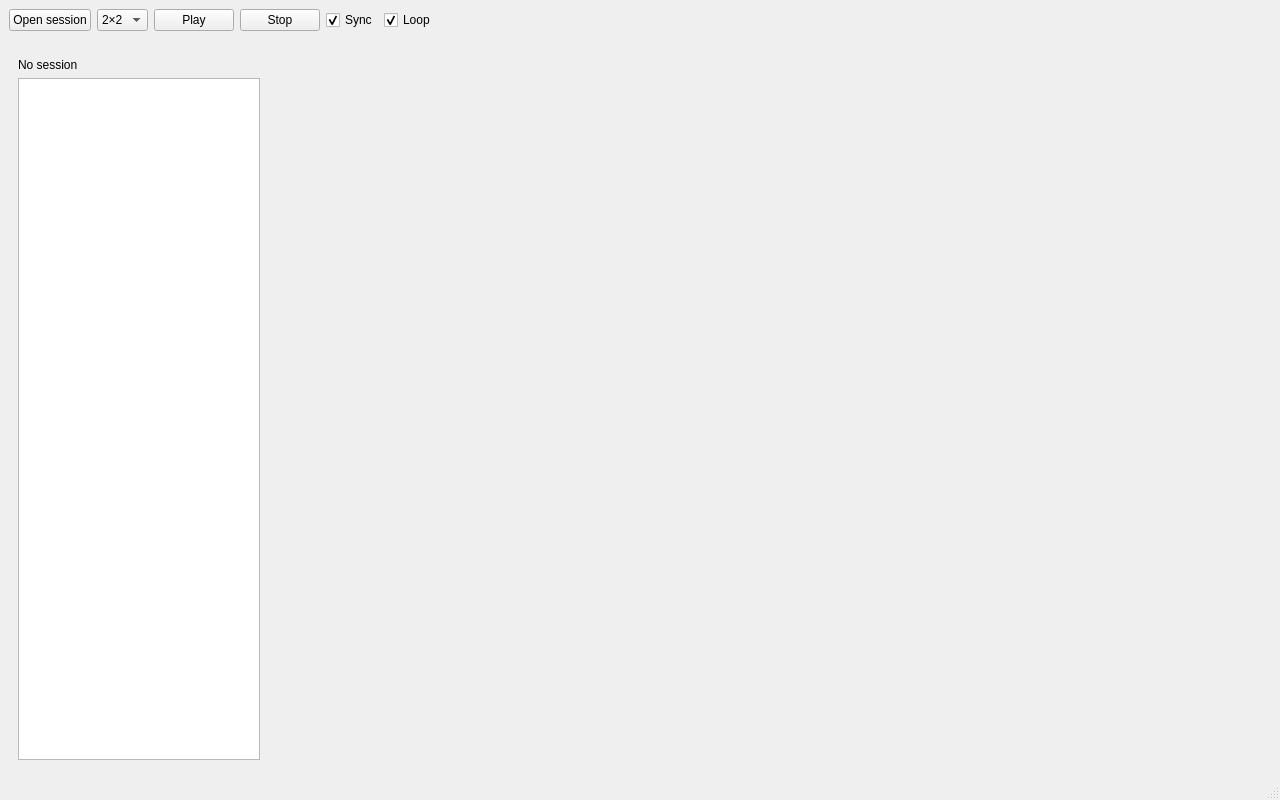
<?xml version="1.0" encoding="UTF-8"?>
<ui version="4.0">
 <class>ViewerWindow</class>
 <widget class="QMainWindow" name="ViewerWindow">
  <property name="geometry">
   <rect>
    <x>0</x>
    <y>0</y>
    <width>1280</width>
    <height>800</height>
   </rect>
  </property>
  <property name="windowTitle">
   <string>Echo Viewer</string>
  </property>
  <widget class="QWidget" name="centralwidget">
   <layout class="QVBoxLayout" name="verticalLayout">
    <property name="leftMargin">
     <number>0</number>
    </property>
    <property name="topMargin">
     <number>0</number>
    </property>
    <property name="rightMargin">
     <number>0</number>
    </property>
    <property name="bottomMargin">
     <number>0</number>
    </property>
    <property name="spacing">
     <number>0</number>
    </property>
    <item>
     <widget class="QFrame" name="toolbarFrame">
      <layout class="QHBoxLayout" name="toolbarLayout">
       <item>
        <widget class="QPushButton" name="openSessionButton">
         <property name="text">
          <string>Open session</string>
         </property>
        </widget>
       </item>
       <item>
        <widget class="QComboBox" name="layoutCombo">
         <item>
          <property name="text">
           <string>1×1</string>
          </property>
         </item>
         <item>
          <property name="text">
           <string>2×2</string>
          </property>
         </item>
         <property name="currentIndex">
          <number>1</number>
         </property>
        </widget>
       </item>
       <item>
        <widget class="QPushButton" name="playButton">
         <property name="text">
          <string>Play</string>
         </property>
        </widget>
       </item>
       <item>
        <widget class="QPushButton" name="stopButton">
         <property name="text">
          <string>Stop</string>
         </property>
        </widget>
       </item>
       <item>
        <widget class="QCheckBox" name="syncCheckBox">
         <property name="text">
          <string>Sync</string>
         </property>
         <property name="checked">
          <bool>true</bool>
         </property>
        </widget>
       </item>
       <item>
        <widget class="QCheckBox" name="loopCheckBox">
         <property name="text">
          <string>Loop</string>
         </property>
         <property name="checked">
          <bool>true</bool>
         </property>
        </widget>
       </item>
       <item>
        <spacer name="toolbarSpacer">
         <property name="orientation">
          <enum>Qt::Orientation::Horizontal</enum>
         </property>
         <property name="sizeHint" stdset="0">
          <size>
           <width>40</width>
           <height>20</height>
          </size>
         </property>
        </spacer>
       </item>
      </layout>
     </widget>
    </item>
    <item>
     <widget class="QWidget" name="bodyWidget" native="true">
      <layout class="QHBoxLayout" name="bodyLayout">
       <item>
        <widget class="QFrame" name="leftPanel">
         <property name="minimumSize">
          <size>
           <width>220</width>
           <height>0</height>
          </size>
         </property>
         <property name="maximumSize">
          <size>
           <width>260</width>
           <height>16777215</height>
          </size>
         </property>
         <layout class="QVBoxLayout" name="leftPanelLayout">
          <item>
           <widget class="QLabel" name="sessionLabel">
            <property name="text">
             <string>No session</string>
            </property>
           </widget>
          </item>
          <item>
           <widget class="QListWidget" name="thumbnailList">
            <property name="viewMode">
             <enum>QListView::ViewMode::IconMode</enum>
            </property>
            <property name="resizeMode">
             <enum>QListView::ResizeMode::Adjust</enum>
            </property>
            <property name="iconSize">
             <size>
              <width>180</width>
              <height>120</height>
             </size>
            </property>
            <property name="gridSize">
             <size>
              <width>200</width>
              <height>170</height>
             </size>
            </property>
            <property name="wordWrap">
             <bool>true</bool>
            </property>
            <property name="uniformItemSizes">
             <bool>true</bool>
            </property>
           </widget>
          </item>
         </layout>
        </widget>
       </item>
       <item>
        <widget class="QWidget" name="gridContainer">
         <layout class="QGridLayout" name="gridLayout">
          <property name="leftMargin">
           <number>4</number>
          </property>
          <property name="topMargin">
           <number>4</number>
          </property>
          <property name="rightMargin">
           <number>4</number>
          </property>
          <property name="bottomMargin">
           <number>4</number>
          </property>
          <property name="spacing">
           <number>4</number>
          </property>
         </layout>
        </widget>
       </item>
      </layout>
     </widget>
    </item>
   </layout>
  </widget>
  <widget class="QStatusBar" name="statusbar"/>
 </widget>
 <resources/>
 <connections/>
</ui>
